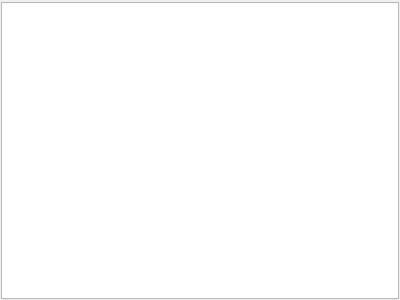
<?xml version="1.0" encoding="UTF-8"?>
<ui version="4.0">
 <class>LentCardsWidget</class>
 <widget class="QWidget" name="LentCardsWidget">
  <property name="geometry">
   <rect>
    <x>0</x>
    <y>0</y>
    <width>400</width>
    <height>300</height>
   </rect>
  </property>
  <property name="windowTitle">
   <string>Form</string>
  </property>
  <layout class="QVBoxLayout" name="verticalLayout">
   <property name="spacing">
    <number>1</number>
   </property>
   <property name="leftMargin">
    <number>1</number>
   </property>
   <property name="topMargin">
    <number>1</number>
   </property>
   <property name="rightMargin">
    <number>1</number>
   </property>
   <property name="bottomMargin">
    <number>1</number>
   </property>
   <item>
    <widget class="qf::qmlwidgets::TableViewToolBar" name="tblCardsTB" native="true"/>
   </item>
   <item>
    <widget class="qf::qmlwidgets::TableView" name="tblCards"/>
   </item>
  </layout>
 </widget>
 <customwidgets>
  <customwidget>
   <class>qf::qmlwidgets::TableView</class>
   <extends>QTableView</extends>
   <header location="global">qf/qmlwidgets/tableview.h</header>
  </customwidget>
  <customwidget>
   <class>qf::qmlwidgets::TableViewToolBar</class>
   <extends>QWidget</extends>
   <header location="global">qf/qmlwidgets/tableviewtoolbar.h</header>
   <container>1</container>
  </customwidget>
 </customwidgets>
 <resources/>
 <connections/>
</ui>
